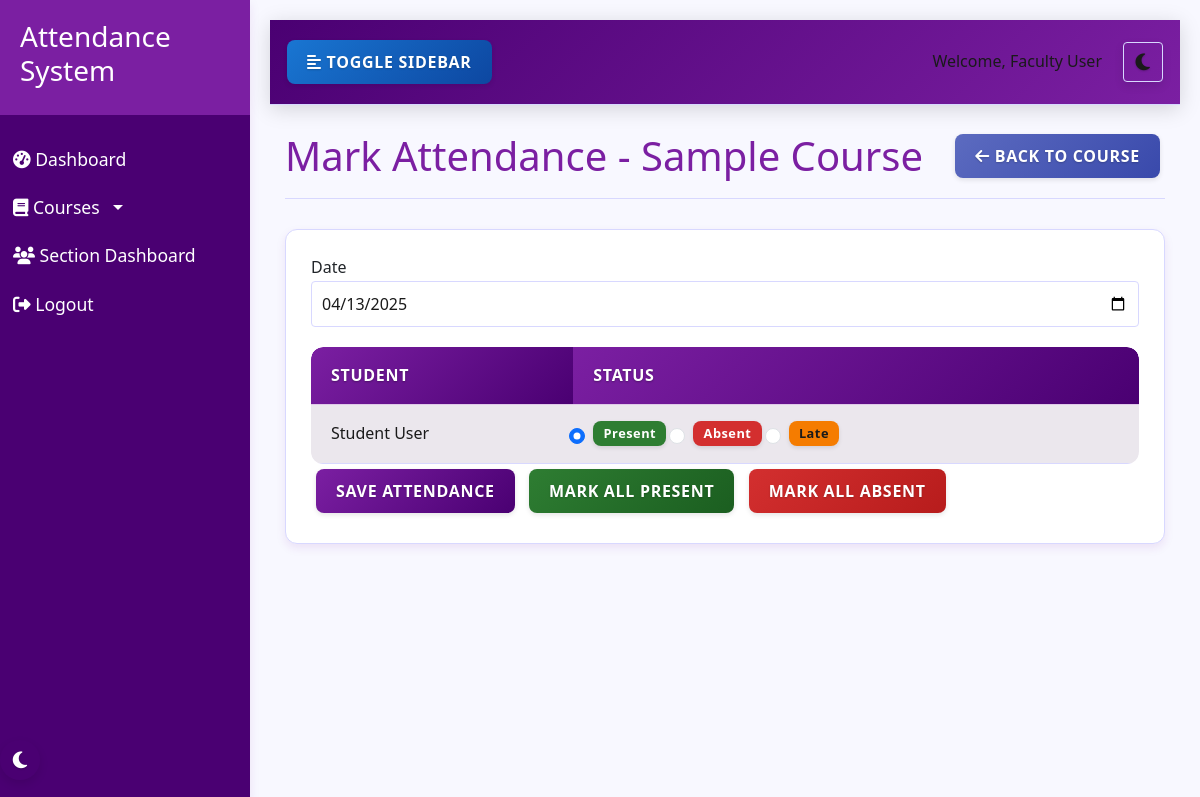
Screenshot of /faculty/attendance/2 (signed in) with the database file from the repository.
### models.py (models this page shows, shortened)
class User(db.Model, UserMixin):
    id = db.Column(db.Integer, primary_key=True)
    name = db.Column(db.String(100), nullable=False)
    email = db.Column(db.String(100), unique=True, nullable=False)
    password = db.Column(db.String(200), nullable=False)
    role = db.Column(db.String(20), nullable=False)  # 'admin', 'faculty', 'student'
    department = db.Column(db.String(100), nullable=True)
    profile_pic = db.Column(db.String(200), nullable=True)
    created_at = db.Column(db.DateTime, default=datetime.utcnow)
    attendances = db.relationship('Attendance', foreign_keys='Attendance.user_id', backref='user', lazy=True)
    marked_attendances = db.relationship('Attendance', foreign_keys='Attendance.marked_by', backref='marked_by_user', lazy=True)
    leave_requests = db.relationship('LeaveRequest', foreign_keys='LeaveRequest.user_id', backref='user', lazy=True)
    approved_leaves = db.relationship('LeaveRequest', foreign_keys='LeaveRequest.approved_by', backref='approved_by_user', lazy=True)
    student_sections = db.relationship('Section', secondary=section_students, backref=db.backref('students', lazy='dynamic'))
    teacher_sections = db.relationship('Section', secondary=section_teachers, backref=db.backref('teachers', lazy='dynamic'))

class Course(db.Model):
    id = db.Column(db.Integer, primary_key=True)
    name = db.Column(db.String(100), nullable=False)
    code = db.Column(db.String(20), unique=True, nullable=False)
    faculty_id = db.Column(db.Integer, db.ForeignKey('user.id'), nullable=False)
    created_at = db.Column(db.DateTime, default=datetime.utcnow)
    attendances = db.relationship('Attendance', backref='course', lazy=True)
    faculty = db.relationship('User', foreign_keys=[faculty_id], backref='courses')
    sections = db.relationship('Section', secondary=section_courses, backref=db.backref('courses', lazy='dynamic'))

### routes/faculty.py (the view, shortened to what this page needs)
@faculty_bp.route('/attendance/<int:course_id>', methods=['GET', 'POST'])
@login_required
def mark_attendance(course_id):
    if current_user.role != 'faculty':
        flash('Access denied. Faculty privileges required.', 'danger')
        return redirect(url_for('index'))
    course = Course.query.get_or_404(course_id)
    if course.faculty_id != current_user.id:
        flash('You are not assigned to this course', 'danger')
        return redirect(url_for('faculty.dashboard'))
    sections = Section.query.filter(Section.courses.contains(course)).all()
    if not sections:
        flash('This course is not assigned to any section. Please assign it to a section first.', 'warning')
        return redirect(url_for('faculty.dashboard'))
    students = []
    for section in sections:
        students.extend([s for s in section.students if s not in students])
    return render_template('faculty/mark_attendance.html',
                          course=course,
                          students=students,
                          today=date.today())

### app.py (called while the page is built)
@login_manager.user_loader
def load_user(user_id):
    return User.query.get(int(user_id))

### templates/faculty/mark_attendance.html (shortened to what this page needs)
{% extends 'base.html' %}
{% block content %}
<div class="mark-attendance">
    <div class="page-header">
        <h1>Mark Attendance - {{ course.name }}</h1>
        <a href="{{ url_for('faculty.view_course', course_id=course.id) }}" class="btn btn-secondary">
            <i class="fas fa-arrow-left"></i> Back to Course
        </a>
    </div>
    <div class="card">
        <div class="card-body">
            <form method="POST" action="{{ url_for('faculty.mark_attendance', course_id=course.id) }}">
                <div class="form-group">
                    <label for="attendance_date">Date</label>
                    <input type="date" class="form-control" id="attendance_date" name="attendance_date" value="{{ today.strftime('%Y-%m-%d') }}" required>
                </div>
                <div class="table-responsive">
                    <table class="table table-striped">
                        <thead>
                            <tr>
                                <th>Student</th>
                                <th>Status</th>
                            </tr>
                        </thead>
                        <tbody>
                            {% for student in students %}
                            <tr>
                                <td>{{ student.name }}</td>
                                <td>
                                    <div class="attendance-options">
                                        <div class="form-check form-check-inline">
                                            <input class="form-check-input" type="radio" name="status_{{ student.id }}" id="present_{{ student.id }}" value="present" checked>
                                            <label class="form-check-label" for="present_{{ student.id }}">
                                                <span class="badge badge-success">Present</span>
                                            </label>
                                        </div>
                                        <div class="form-check form-check-inline">
                                            <input class="form-check-input" type="radio" name="status_{{ student.id }}" id="absent_{{ student.id }}" value="absent">
                                            <label class="form-check-label" for="absent_{{ student.id }}">
                                                <span class="badge badge-danger">Absent</span>
                                            </label>
                                        </div>
                                        <div class="form-check form-check-inline">
                                            <input class="form-check-input" type="radio" name="status_{{ student.id }}" id="late_{{ student.id }}" value="late">
                                            <label class="form-check-label" for="late_{{ student.id }}">
                                                <span class="badge badge-warning">Late</span>
                                            </label>
                                        </div>
                                    </div>
                                </td>
                            </tr>
                            {% endfor %}
                        </tbody>
                    </table>
                </div>
                <div class="form-actions">
                    <button type="submit" class="btn btn-primary">Save Attendance</button>
                    <button type="button" class="btn btn-success mark-all-present">Mark All Present</button>
                    <button type="button" class="btn btn-danger mark-all-absent">Mark All Absent</button>
                </div>
            </form>
        </div>
    </div>
</div>
{% endblock %}

### templates/base.html (shortened to what this page needs)
<!DOCTYPE html>
<html lang="en">
<head>
    <link rel="stylesheet" href="https://cdn.jsdelivr.net/npm/bootstrap@5.3.0/dist/css/bootstrap.min.css">
    <link rel="stylesheet" href="{{ url_for('static', filename='css/style.css') }}">
    <link rel="stylesheet" href="{{ url_for('static', filename='css/themes.css') }}">
    <link rel="stylesheet" href="{{ url_for('static', filename='css/dark-mode-fixes.css') }}">
    <link rel="stylesheet" href="{{ url_for('static', filename='css/button-fixes.css') }}">
    <link rel="stylesheet" href="{{ url_for('static', filename='css/table-fixes.css') }}">
    <link rel="stylesheet" href="https://cdnjs.cloudflare.com/ajax/libs/font-awesome/6.4.0/css/all.min.css">
</head>
<body>
    <div class="wrapper">
        {% if current_user.is_authenticated %}
        <nav class="sidebar">
            <div class="sidebar-header">
                <h3>Attendance System</h3>
            </div>
            <ul class="list-unstyled components">
                {% if current_user.role == 'admin' %}
                <li>
                    <a href="{{ url_for('admin.dashboard') }}"><i class="fas fa-tachometer-alt"></i> Dashboard</a>
                </li>
                <li>
                    <a href="{{ url_for('admin.manage_users') }}"><i class="fas fa-users"></i> Manage Users</a>
                </li>
                <li>
                    <a href="{{ url_for('admin.manage_courses') }}"><i class="fas fa-book"></i> Manage Courses</a>
                </li>
                <li>
                    <a href="{{ url_for('admin.manage_sections') }}"><i class="fas fa-layer-group"></i> Manage Sections</a>
                </li>
                <li>
                    <a href="{{ url_for('section.dashboard') }}"><i class="fas fa-users"></i> Section Dashboard</a>
                </li>
                <li>
                    <a href="{{ url_for('admin.reports') }}"><i class="fas fa-chart-bar"></i> Reports</a>
                </li>
                <li>
                    <a href="{{ url_for('admin.manage_leaves') }}"><i class="fas fa-calendar-alt"></i> Leave Requests</a>
                </li>
                {% elif current_user.role == 'faculty' %}
                <li>
                    <a href="{{ url_for('faculty.dashboard') }}"><i class="fas fa-tachometer-alt"></i> Dashboard</a>
                </li>
                <li>
                    <a href="javascript:void(0)" class="dropdown-toggle" id="courseDropdown">
                        <i class="fas fa-book"></i> Courses
                    </a>
                </li>
                <li>
                    <a href="{{ url_for('section.dashboard') }}"><i class="fas fa-users"></i> Section Dashboard</a>
                </li>
                {% endif %}
                <li>
                    <a href="{{ url_for('logout') }}"><i class="fas fa-sign-out-alt"></i> Logout</a>
                </li>
            </ul>
            <div class="theme-toggle">
                <button class="theme-toggle-btn" aria-label="Toggle Dark Mode">
                </button>
            </div>
        </nav>
        {% endif %}
        <div id="content" class="{% if current_user.is_authenticated %}with-sidebar{% endif %}">
            {% if current_user.is_authenticated %}
            <nav class="navbar navbar-expand-lg navbar-light bg-light">
                <div class="container-fluid">
                    <button type="button" id="sidebarCollapse" class="btn btn-info">
                        <i class="fas fa-align-left"></i>
                        <span>Toggle Sidebar</span>
                    </button>
                    <div class="d-flex align-items-center">
                        <div class="user-info me-3">
                            <span>Welcome, {{ current_user.name }}</span>
                        </div>
                        <div class="theme-toggle-navbar">
                            <button class="theme-toggle-btn btn btn-sm btn-outline-secondary" aria-label="Toggle Dark Mode">
                            </button>
                        </div>
                    </div>
                </div>
            </nav>
            {% endif %}
            <div class="container mt-4">
                {% block content %}{% endblock %}
            </div>
        </div>
    </div>
</body>
</html>

### static/css/themes.css (style rules this page uses)
[data-theme="light"] { --primary-color: #7b1fa2; --primary-light: #ae52d4; --primary-dark: #4a0072; --accent-color: #ff5722; --text-light: #ffffff; --text-dark: #1a1a1a; --text-primary: #7b1fa2; --text-secondary: #5c6bc0; --background-light: #f8f8ff; --background-dark: #121212; --card-bg-light: #ffffff; --card-bg-dark: #1e1e1e; --border-color-light: #d8d8ff; --border-color-dark: #333333; --shadow-light: 0 4px 10px rgba(123, 31, 162, 0.1); --shadow-dark: 0 4px 10px rgba(0, 0, 0, 0.3); --success-color: #2e7d32; --warning-color: #f57c00; --danger-color: #d32f2f; --info-color: #1976d2; --navbar-bg: #f0e6ff; --input-bg: #ffffff; --input-text: #1a1a1a; --input-border: #d8d8ff; --modal-bg: #ffffff; --dropdown-bg: #ffffff; --dropdown-text: #1a1a1a; --dropdown-hover: #f0e6ff; --table-header-bg: #7b1fa2; --table-header-text: #ffffff; --table-stripe-bg: rgba(123, 31, 162, 0.05); --table-hover-bg: rgba(123, 31, 162, 0.1); --table-border-color: rgba(123, 31, 162, 0.2); --btn-default-bg: #f0e6ff; --btn-default-text: #1a1a1a; --btn-primary-bg: #7b1fa2; --btn-primary-text: #ffffff; --btn-secondary-bg: #5c6bc0; --btn-secondary-text: #ffffff; --btn-success-bg: #2e7d32; --btn-success-text: #ffffff; --btn-danger-bg: #d32f2f; --btn-danger-text: #ffffff; --btn-info-bg: #1976d2; --btn-info-text: #ffffff; --btn-warning-bg: #f57c00; --btn-warning-text: #ffffff; }
body { background-color: var(--background-light); color: var(--text-dark); transition: background-color 0.3s ease, color 0.3s ease; }
.card, .stat-card, .course-card, .feature-card, .login-card { background-color: var(--card-bg-light); border-color: var(--border-color-light); transition: background-color 0.3s ease, border-color 0.3s ease, box-shadow 0.3s ease; }
.navbar { background-color: var(--navbar-bg) !important; border-color: var(--border-color-light); transition: background-color 0.3s ease, border-color 0.3s ease; }
.form-control, .form-select { background-color: var(--input-bg); border-color: var(--input-border); color: var(--input-text); transition: background-color 0.3s ease, border-color 0.3s ease, color 0.3s ease; }
.table { color: var(--text-dark); transition: color 0.3s ease; }
.table td { color: var(--text-dark); }
.table th, .table td { border-color: var(--border-color-light); transition: border-color 0.3s ease; }
.table thead th { background-color: var(--table-header-bg); transition: background-color 0.3s ease; }
.table tbody tr:nth-of-type(odd) { background-color: var(--table-stripe-bg); transition: background-color 0.3s ease; }
.sidebar { background: var(--primary-dark); transition: background-color 0.3s ease; }
.sidebar .sidebar-header { background: var(--primary-color); transition: background-color 0.3s ease; }
.page-header { border-color: var(--border-color-light); transition: border-color 0.3s ease; }
.btn-primary { background-color: var(--btn-primary-bg); border-color: var(--btn-primary-bg); color: var(--btn-primary-text); }
.btn-secondary { background-color: var(--btn-secondary-bg); border-color: var(--btn-secondary-bg); color: var(--btn-secondary-text); }
.btn-success { background-color: var(--btn-success-bg); border-color: var(--btn-success-bg); color: var(--btn-success-text); }
.btn-danger { background-color: var(--btn-danger-bg); border-color: var(--btn-danger-bg); color: var(--btn-danger-text); }
.btn-info { background-color: var(--btn-info-bg); border-color: var(--btn-info-bg); color: var(--btn-info-text); }
.badge-success { background-color: var(--success-color); color: var(--text-light); }
.badge-warning { background-color: var(--warning-color); color: var(--text-dark); }
.badge-danger { background-color: var(--danger-color); color: var(--text-light); }
a { color: var(--primary-color); transition: color 0.3s ease; }

### rows the page displays
User: name "Faculty User"
Course: name "Sample Course"
User: name "Student User"
